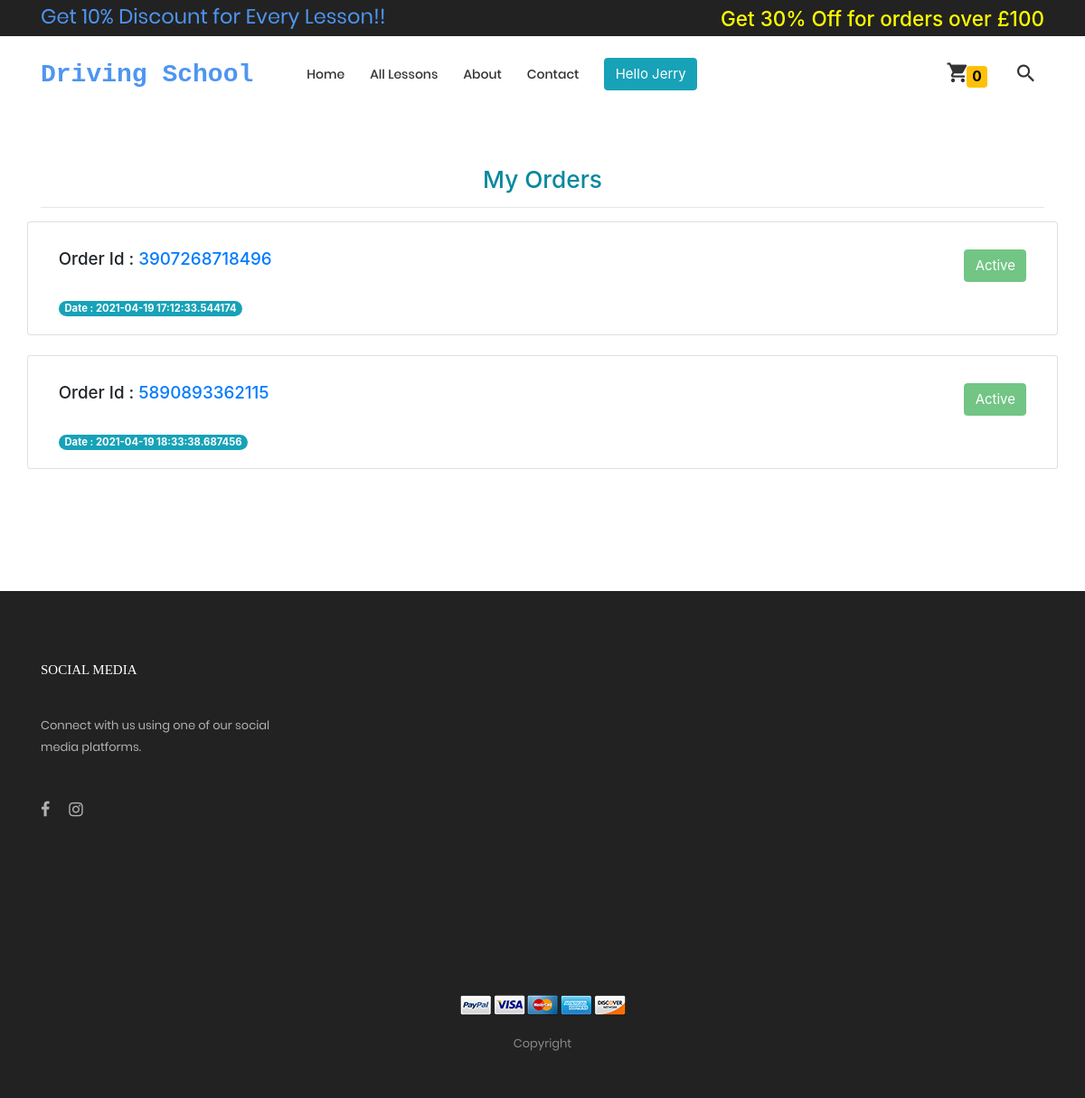
Screenshot of /order/my_orders (signed in) with the database file from the repository.
### order/models.py (models this page shows, shortened)
class Order(models.Model):
    user = models.ForeignKey(User, on_delete=models.CASCADE)
    Lesson = models.ForeignKey(
        products,
        on_delete=models.CASCADE,
        blank=True,
        null=True
    )
    Instructor = models.ForeignKey(
        instructor_information,
        on_delete=models.CASCADE,
        blank=True, null=True
    )
    order_id = models.CharField(max_length=1000)
    Lesson_price = models.CharField(max_length=1000)
    first_name = models.CharField(max_length=1000)
    last_name = models.CharField(max_length=1000)
    email = models.CharField(max_length=1000)
    phone = models.CharField(max_length=100)
    address = models.CharField(max_length=1000)
    zip = models.CharField(max_length=1000)
    ordered = models.BooleanField(default=False)
    instructor_cancel_order = models.BooleanField(default=False)
    customer_cancel_order = models.BooleanField(default=False)
    order_date = models.CharField(max_length=1000)

### order/views.py (the view)
# urls.py: path('my_orders', views.my_orders, name='my_orders'),  # My orders
def my_orders(request):
    user = request.user
    get_all_order = Order.objects.filter(user=user, ordered=True)
    context = {'get_all_order': get_all_order}
    return render(request, 'my_order.html', context)

### templates/my_order.html (shortened to what this page needs)
{% extends 'base.html' %}
{% block body %}
<div class="container">
	<h3>
		<p class="text-center" style="color:#07889E;">My Orders</p>
	</h3>
	<hr>
</div>
{% if get_all_order %}
{% for k in get_all_order %}
<div class="card container">
	<div class="card-body">
		{% if k.customer_cancel_order %}
		<button type="button" class="btn btn-danger float-right" data-toggle="modal" data-target="#exampleModal"
			disabled>
			You Cancelled
		</button>
		{% elif k.instructor_cancel_order %}
		<button type="button" class="btn btn-danger float-right" disabled>
			Instructor Cancelled
		</button>
		{% else %}
		<button type="button" class="btn btn-success float-right" disabled>
			Active
		</button>
		{% endif %}
		<h5>Order Id : <a href="{% url 'my_order_details' k.id %}">{{k.order_id}}</a> </h5>
		<span class="badge badge-info badge-pill">
			<h7>Date : {{k.order_date}}</h7>
		</span>
	</div>
</div>
<br />
{% endfor %}
{% else %}
<p class="text-center">You Have No Order To View</p>
</br>
</br>
{% endif %}
{% endblock %}

### templates/base.html (shortened to what this page needs)
{% load static %}
<!DOCTYPE html>
<html lang="en">
<head>
	<link rel="stylesheet" type="text/css" href="{% static 'webapp1/vendor/bootstrap/css/bootstrap.min.css' %}">
	<link rel="stylesheet" type="text/css"
		href="{% static 'webapp1/fonts/font-awesome-4.7.0/css/font-awesome.min.css' %}">
	<link rel="stylesheet" type="text/css"
		href="{% static 'webapp1/fonts/iconic/css/material-design-iconic-font.min.css' %}">
	<link rel="stylesheet" type="text/css" href="{% static 'webapp1/fonts/linearicons-v1.0.0/icon-font.min.css' %}">
	<link rel="stylesheet" type="text/css" href="{% static 'webapp1/vendor/animate/animate.css' %}">
	<link rel="stylesheet" type="text/css" href="{% static 'webapp1/vendor/css-hamburgers/hamburgers.min.css' %}">
	<link rel="stylesheet" type="text/css" href="{% static 'webapp1/vendor/animsition/css/animsition.min.css' %}">
	<link rel="stylesheet" type="text/css" href="{% static 'webapp1/vendor/select2/select2.min.css' %}">
	<link rel="stylesheet" type="text/css" href="{% static 'webapp1/vendor/daterangepicker/daterangepicker.css' %}">
	<link rel="stylesheet" type="text/css" href="{% static 'webapp1/vendor/slick/slick.css' %}">
	<link rel="stylesheet" type="text/css" href="{% static 'webapp1/vendor/MagnificPopup/magnific-popup.css' %}">
	<link rel="stylesheet" type="text/css" href="{% static 'webapp1/vendor/perfect-scrollbar/perfect-scrollbar.css' %}">
	<link rel="stylesheet" type="text/css" href="{% static 'webapp1/css/util.css' %}">
	<link rel="stylesheet" type="text/css" href="{% static 'webapp1/css/main.css' %}">
	<link rel="stylesheet" href="https://stackpath.bootstrapcdn.com/bootstrap/4.3.1/css/bootstrap.min.css"
>
</head>
<body class="animsition">
	<header>
		<div class="container-menu-desktop">
			<div class="top-bar">
				<div class="content-topbar flex-sb-m h-full container">
					<div class="left-top-bar">
						<h4 class="mt-1" style="color:#4E95F0;">Get 10% Discount for Every Lesson!!</h4>
					</div>
					<div class="right-top-bar">
						<h4 class="mt-2" style="color:yellow;">Get 30% Off for orders over £100</h4>
					</div>
				</div>
			</div>
			<div class="wrap-menu-desktop">
				<nav class="limiter-menu-desktop ml-5 mr-5">
					<div id="logo" style="padding:10px 0">
						<a href="/">
							<h5 class="ltext-101 cl2 p-t-40 p-b-30 pr-5"
								style="font-family:courier,arial,helvetica; color:#4E95F0;"><b>Driving School</b>
							</h5>
						</a>
					</div>
					<div class="menu-desktop">
						<ul class="main-menu">
							<li class="{% block index %}{% endblock %}">
								<a href="{% url 'index' %}">Home</a>
							</li>
							<li class="{% block all_lessons %}{% endblock %}">
								<a href="{% url 'all_lessons' %}">All Lessons</a>
							</li>
							<li class="{% block about %}{% endblock %}">
								<a href="{% url 'about' %}">About</a>
							</li>
							<li class="{% block contact %}{% endblock %}">
								<a href="{% url 'contact' %}">Contact</a>
							</li>
							{% if user.is_authenticated %}
							<li>
								<div>
									<a class="btn btn-info" href="#">Hello {{user.first_name}}</a>
								</div>
							</li>
							{% endif %}
						</ul>
					</div>
					<div class="wrap-icon-header flex-w flex-r-m">
						<div class="icon-header-item cl2 hov-cl1 trans-04 p-l-22 p-r-11 js-show-cart" data-notify="">
							<i class="zmdi zmdi-shopping-cart"></i><small><span class="badge badge-warning"
									style="color:black;"><span id="product_cart">0</span></span></small>
						</div>
						<div class="icon-header-item cl2 hov-cl1 trans-04 p-l-22 p-r-11 js-show-modal-search">
							<i class="zmdi zmdi-search"></i>
						</div>
					</div>
				</nav>
			</div>
		</div>
	</header>
	<br>
	<br>
	<br>
	{% block body %}{% endblock %}
	<footer class="bg3 p-t-75 p-b-32">
		<div class="container">
			<div class="row">
				<div class="col-sm-6 col-lg-3 p-b-50">
					<h4 class="stext-301 cl0 p-b-30">
						Social Media
					</h4>
					<p class="stext-107 cl7 size-201">
						Connect with us using one of our social media platforms.
					</p>
					<div class="p-t-27">
						<a href="#" class="fs-18 cl7 hov-cl1 trans-04 m-r-16">
							<i class="fa fa-facebook"></i>
						</a>
						<a href="#" class="fs-18 cl7 hov-cl1 trans-04 m-r-16">
							<i class="fa fa-instagram"></i>
						</a>
					</div>
					<div class="col-sm-6 col-lg-3 p-b-50"></div>
					<div class="col-sm-6 col-lg-3 p-b-50"></div>
				</div>
			</div>
			<div class="p-t-40">
				<div class="flex-c-m flex-w p-b-18">
					<a href="#" class="m-all-1">
						<img src="{% static 'webapp1/' %}images/icons/icon-pay-01.png" alt="ICON-PAY">
					</a>
					<a href="#" class="m-all-1">
						<img src="{% static 'webapp1/' %}images/icons/icon-pay-02.png" alt="ICON-PAY">
					</a>
					<a href="#" class="m-all-1">
						<img src="{% static 'webapp1/' %}images/icons/icon-pay-03.png" alt="ICON-PAY">
					</a>
					<a href="#" class="m-all-1">
						<img src="{% static 'webapp1/' %}images/icons/icon-pay-04.png" alt="ICON-PAY">
					</a>
					<a href="#" class="m-all-1">
						<img src="{% static 'webapp1/' %}images/icons/icon-pay-05.png" alt="ICON-PAY">
					</a>
				</div>
				<p class="stext-107 cl6 txt-center">
					Copyright
				</p>
			</div>
		</div>
	</footer>
</body>
</html>

### static/webapp1/css/main.css (style rules this page uses)
.container { max-width: 1380px; }
@media (max-width: 1600px) { .container { max-width: 1200px; } }
.container-menu-desktop { height: auto; width: 100%; position: relative; -webkit-transition: all 0.3s; -o-transition: all 0.3s; -moz-transition: all 0.3s; transition: all 0.3s; }
.top-bar { height: 40px; background-color: #222; }
.left-top-bar { font-family: Poppins-Regular; font-size: 12px; line-height: 1.8; color: #b2b2b2; }
.wrap-menu-desktop { position: fixed; z-index: 1100; background-color: transparent; width: 100%; height: 84px; top: 40px; left: 0px; -webkit-transition: height 0.3s, background-color 0.3s; -o-transition: height 0.3s, background-color 0.3s; -moz-transition: height 0.3s, background-color 0.3s; transition: height 0.3s, background-color 0.3s; }
.limiter-menu-desktop { height: 100%; display: -webkit-box; display: -webkit-flex; display: -moz-box; display: -ms-flexbox; display: flex; align-items: center; background-color: transparent; }
.menu-desktop { display: -webkit-box; display: -webkit-flex; display: -moz-box; display: -ms-flexbox; display: flex; align-items: center; height: 100%; }
.main-menu { list-style-type: none; margin: 0; display: -webkit-box; display: -webkit-flex; display: -moz-box; display: -ms-flexbox; display: flex; align-items: center; }
.main-menu > li { display: block; position: relative; padding: 20px 10px 20px 0px; margin: 0px 4px 0px 14px; }
.main-menu > li > a { font-family: Poppins-Medium; font-size: 14px; color: #333; padding: 5px 0px; transition: all 0.4s; -webkit-transition: all 0.4s; -o-transition: all 0.4s; -moz-transition: all 0.4s; }
.wrap-icon-header { flex-grow: 1; }
.icon-header-item { position: relative; font-size: 26px; line-height: 1; cursor: pointer; }
.cl0 { color: #fff; }
.cl2 { color: #333; }
.cl6 { color: #888; }
.cl7 { color: #b2b2b2; }
.stext-107 { font-family: Poppins-Regular; font-size: 13px; line-height: 1.923; }
.stext-301 { font-family: Montserrat-Bold; font-size: 15px; line-height: 1.6; text-transform: uppercase; }
.ltext-101 { font-family: Poppins-Regular; font-size: 28px; line-height: 1.2857; }
.size-201 { max-width: 270px; }
.bg3 { background-color: #222; }

### rows the page displays
Order: customer_cancel_order "Active", order_id "3907268718496", order_date "2021-04-19 17:12:33.544174"
Order: customer_cancel_order "Active", order_id "5890893362115", order_date "2021-04-19 18:33:38.687456"

### other values shown
{{ user.first_name }} "Jerry"
